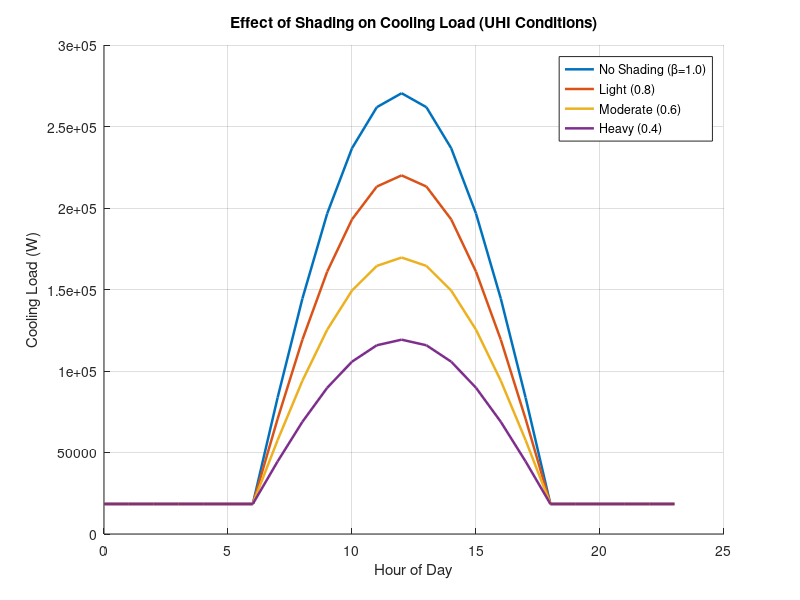
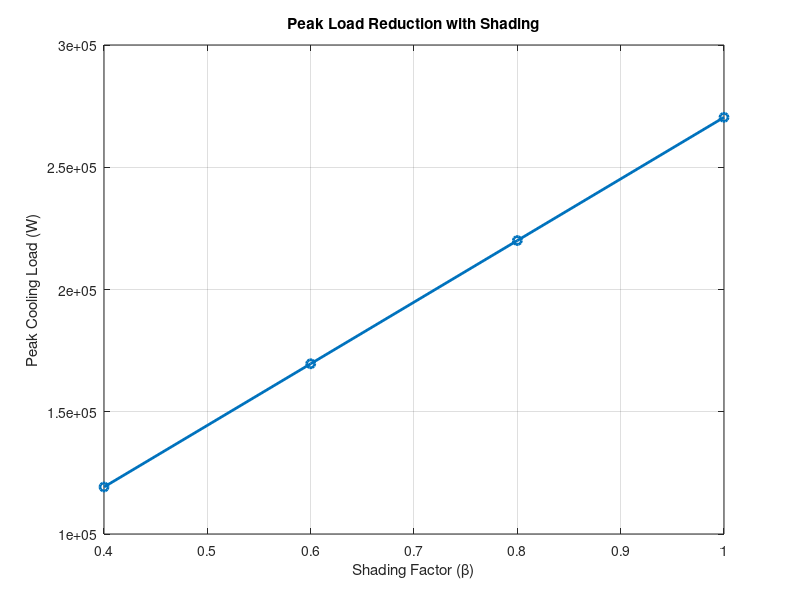
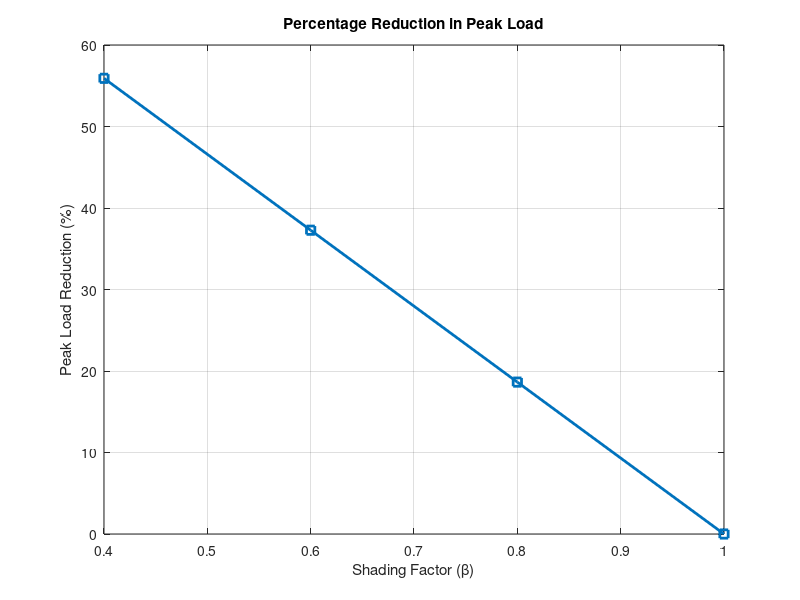

The MATLAB script that drew these images, in order:
clc; clear; close all;

%% Time (24 hours)
t = 0:23;

%% Solar Radiation (W/m^2) - sinusoidal model
G = max(0, 800 * sin(pi * (t - 6) / 12));

%% Building Parameters
A_wall = 960;   % m^2
A_roof = 400;   % m^2
A_window = 50;  % m^2

U_wall = 1.7;   % W/m^2K
U_roof = 2.5;   % W/m^2K

T_in = 25;      % Indoor temp
T_out = 32;     % UHI temp (~ baseline + 3°C)

alpha = 0.7;    % roof absorptivity
SHGC = 0.7;     % window property

%% Shading factors (beta)
beta_values = [1.0 0.8 0.6 0.4];

figure; hold on;

for i = 1:length(beta_values)
    
    beta = beta_values(i);
    
    % Apply shading
    G_eff = beta * G;
    
    % Heat gains
    Q_wall = U_wall * A_wall * (T_out - T_in);
    Q_roof = U_roof * A_roof * (T_out - T_in);
    Q_solar = alpha .* G_eff .* A_roof;
    Q_window = SHGC .* G_eff .* A_window;
    
    % Total cooling load
    Q_total = Q_wall + Q_roof + Q_solar + Q_window;
    
    % Plot
    plot(t, Q_total, 'LineWidth', 1.8);
end

xlabel('Hour of Day');
ylabel('Cooling Load (W)');
title('Effect of Shading on Cooling Load (UHI Conditions)');
legend('No Shading (β=1.0)','Light (0.8)','Moderate (0.6)','Heavy (0.4)');
grid on;
peak_load = zeros(size(beta_values));

for i = 1:length(beta_values)
    
    beta = beta_values(i);
    G_eff = beta * G;
    
    Q_wall = U_wall * A_wall * (T_out - T_in);
    Q_roof = U_roof * A_roof * (T_out - T_in);
    Q_solar = alpha .* G_eff .* A_roof;
    Q_window = SHGC .* G_eff .* A_window;
    
    Q_total = Q_wall + Q_roof + Q_solar + Q_window;
    
    peak_load(i) = max(Q_total);
end

figure;
plot(beta_values, peak_load, '-o','LineWidth',2);
xlabel('Shading Factor (β)');
ylabel('Peak Cooling Load (W)');
title('Peak Load Reduction with Shading');
grid on;
baseline_peak = peak_load(1); % β = 1

reduction = ((baseline_peak - peak_load) / baseline_peak) * 100;

figure;
plot(beta_values, reduction, '-s','LineWidth',2);
xlabel('Shading Factor (β)');
ylabel('Peak Load Reduction (%)');
title('Percentage Reduction in Peak Load');
grid on;
